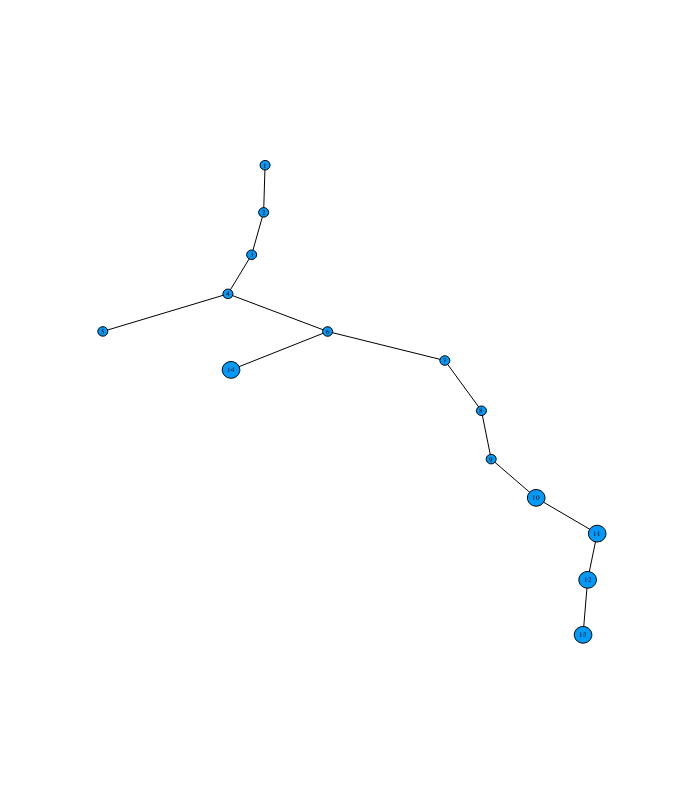

Notebook source saved alongside this figure:
### Markdown cell above
Another nice option for plotting is to use Plots and GraphRecipes.

### Code cell
#gr(alpha=1, size=(700,800), dpi=150)
# Plotly is a nice backend that allows for interacting with the plot (zoomin, paning, ...). However, it is no
# supported by GitHub
plotly(alpha=1, size=(700,800), dpi=150)
graphplot(small.G, method=:tree, nodeshape=:circle, names=1:n_vertices(small), curves=false, fontsize=5, self_edge_size=0.5)
